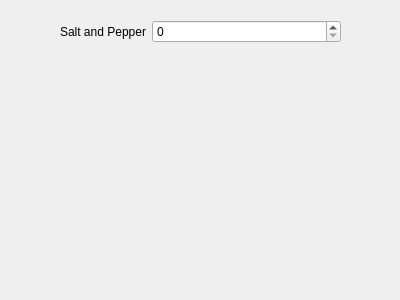
<?xml version="1.0" encoding="UTF-8"?>
<ui version="4.0">
 <class>NoiseDialog</class>
 <widget class="QDialog" name="NoiseDialog">
  <property name="geometry">
   <rect>
    <x>0</x>
    <y>0</y>
    <width>400</width>
    <height>300</height>
   </rect>
  </property>
  <property name="windowTitle">
   <string>Dialog</string>
  </property>
  <widget class="QWidget" name="formLayoutWidget">
   <property name="geometry">
    <rect>
     <x>60</x>
     <y>20</y>
     <width>281</width>
     <height>191</height>
    </rect>
   </property>
   <layout class="QFormLayout" name="formLayout">
    <item row="1" column="0">
     <widget class="QLabel" name="label">
      <property name="text">
       <string>Salt and Pepper</string>
      </property>
     </widget>
    </item>
    <item row="1" column="1">
     <widget class="QSpinBox" name="SnPNoiseSpinBox">
      <property name="maximum">
       <number>500</number>
      </property>
      <property name="displayIntegerBase">
       <number>10</number>
      </property>
     </widget>
    </item>
   </layout>
  </widget>
 </widget>
 <resources/>
 <connections/>
</ui>
